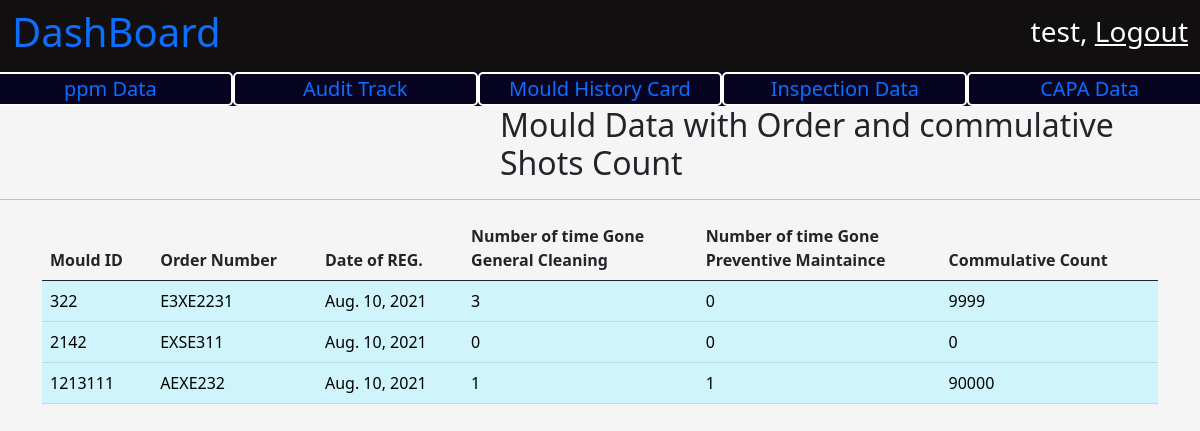
The page /quality/ (signed in) on the database its author committed.
### mould/models.py (models this page shows, shortened)
class Mould(models.Model):
    mould_id = models.IntegerField(primary_key=True)
    mould_name = models.CharField(max_length=200)
    cavity_number = models.IntegerField()
    registered_date = models.DateTimeField(auto_now_add=True)
    registered_by = models.ForeignKey(User, on_delete=models.PROTECT)
    general_maintaince_cleaning_threshold_value = models.IntegerField()
    preventive_maintaince_clearning_thresold_value = models.IntegerField()
    tool_life = models.IntegerField()
    present_count = models.IntegerField()
    moud_desc = models.CharField(max_length=100)
    order_number = models.CharField(max_length=100)
    raw_material = models.CharField(max_length=100)
    part_weight = models.FloatField()
    runner_weight = models.FloatField()
    tonnage = models.FloatField()
    cycle_time = models.FloatField()
    number_of_shots_per_day = models.IntegerField()
    preventice_maintaince_count = models.IntegerField(default=0)
    general_cleaning_maintance_count = models.IntegerField(default = 0)
    def __str__(self):
        return str(self.mould_id)

### MouldQuality/views.py (the view)
# urls.py: path('', views.QualityPageRender,name = "MouldQuality"),
@login_required
def QualityPageRender(request):
    context = {}
    mould_data_list = Mould.objects.all()
    mould_commulative_cont_data = []
    for mould in mould_data_list:
        mould_data_collector = DataCollector(mould.mould_id)
        print("-----")
        print(mould_data_collector.get_commulative_count())
        print("-----")
        mould_commulative_cont_data.append(MouldCommulativeCount(mould,
            mould_data_collector.get_commulative_count(),
            mould_data_collector.count_g_clean(),
            mould_data_collector.count_p_main()))
    print(data.g_clean for data in mould_commulative_cont_data)
    context['mould_data'] = mould_commulative_cont_data
    return render(request, 'quality/mould_quality.html', context)

### MouldQuality/utils.py (called while the page is built)
    def get_commulative_count(self):
        count = 0
        print("------")
        print(self.mould_data)
        print("------")
        if self.mould_data is None:
            return count
        for mould in self.mould_data:
            count = count + mould.count_increment
        return count

    def count_g_clean(self):
        if self.mould_cleaning_data is None:
            return 0
        return len(self.mould_cleaning_data) # mould cleaning data.

    def count_p_main(self):
        if self.p_main_data is None:
            return 0
        return len(self.p_main_data)

### mould/models.py (called while the page is built)
    def __str__(self):
        return str(self.mould_id)

### MouldQuality/templates/quality/mould_quality.html (shortened to what this page needs)
{% extends 'base.html' %}
{% load static %}
{% block title %}
    <link
        rel="stylesheet"
        href="{% static 'css/dashboard.css' %}" >
{% endblock %}
{% block body_content %}
    <nav
        class="navbar navbar-light dashboard_nav">
        <div class="container-fluid dashboard_nav">
            <p class="h1 dashboard_title">
                <a href="{% url 'homePage' %}" style="text-decoration:None;">
                  DashBoard
                </a>
            </p>
            <div class="user_data">
                <p class="h3">
                    {{ request.user.first_name }},
                    <a href="{% url 'userLogout' %}">
                        Logout
                    </a>
                </p>
            </div>
        </div>
    </nav>
    <div class="optionBar">
        <div class="row">
            <div class="col">
                <a href="{% url 'ppmData' %}">
                    ppm Data
                </a>
            </div>
            <div class="col">
                <a href="{% url 'Audit' %}">
                Audit Track
                </a>
            </div>
             <div class="col">
                <a href="{% url "MouldNameSelect" %}">
                    Mould History Card
                </a>
            </div>
             <div class="col">
                <a href="{% url 'MouldInspectView' %}">
                    Inspection Data
                </a>
            </div>
            <div class="col">
                <a href="{% url 'CapaData' %}">
                    CAPA Data
                </a>
            </div>
        </div>
    </div>
    <p class="h2" style="margin-left : 500px;">
        Mould Data with Order and commulative Shots Count
    </p>
    <hr />
    <div class="container">
        <table class="table">
            <thead>
                <th class="col">
                    Mould ID
                </th>
                <th class="col">
                    Order Number
                </th>
                <th class="col">
                    Date of REG.
                </th>
                <th class="col">
                    Number of time Gone <br/>
                    General Cleaning
                </th>
                <th class="col">
                    Number of time Gone <br/>
                    Preventive Maintaince
                </th>
                <th class="col">
                    Commulative Count
                </th>
            </thead>
            <tbody class="table-info">
                {% for mould_values in mould_data %}
                <tr class="table-info">
                    <td class="table-info">
                        {{ mould_values.mould_data.mould_id }}
                    </td>
                    <td class="table-info">
                        {{ mould_values.mould_data.order_number }}
                    </td>
                    <td class="table-info">
                        {{ mould_values.mould_data.registered_date.date }}
                    </td>
                    <td class="table-info">
                        {{ mould_values.g_clean }}
                    </td>
                    <td class="table-info">
                        {{ mould_values.p_main }}
                    </td>
                    <td class="table-info">
                        {{ mould_values.commulative_count }}
                    </td>
                </tr>
                {% endfor %}
            </tbody>
        </table>
    </div>
{% endblock %}

### user_panel/static/css/dashboard.css (style rules this page uses)
body { background-color: whitesmoke; }
nav.dashboard_nav { background-color: rgb(17, 15, 15); }
nav.dashboard_nav div.dashboard_nav { color : white; }
nav.dashboard_nav div.user_data p a { color: white; }
div.optionBar { background-color: rgb(6, 4, 32); }
div.optionBar div.row div.col { font-size: 20px; border : 2px solid white; border-radius: 5px; text-align: center; color:white; }
div.optionBar div.row div.col a { text-decoration: none; }

### rows shown on the page
Mould: mould_data.mould_id "322", mould_data.order_number "E3XE2231", mould_data.registered_date "Aug. 10, 2021"
Mould: mould_data.mould_id "2142", mould_data.order_number "EXSE311", mould_data.registered_date "Aug. 10, 2021"
Mould: mould_data.mould_id "1213111", mould_data.order_number "AEXE232", mould_data.registered_date "Aug. 10, 2021"

### other values the page prints
{{ request.user.first_name }} "test"
{{ mould_values.g_clean }} "3" "0" "1"
{{ mould_values.p_main }} "0" "0" "1"
{{ mould_values.commulative_count }} "9999" "0" "90000"
